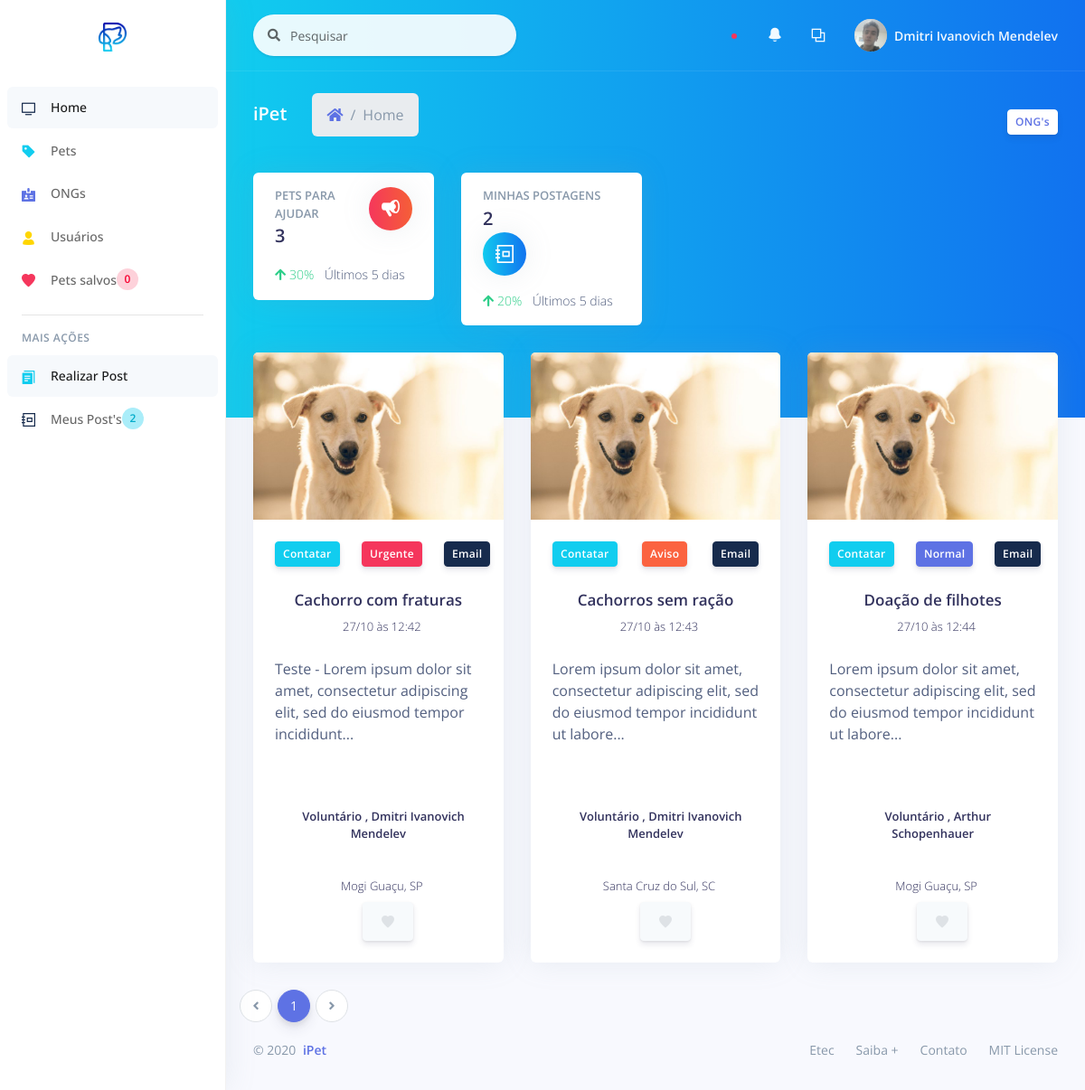
Page /_site/_user/home.php (signed in) on the committed database.
### tables this page shows
CREATE TABLE `post` (
  `id_post` int(11) NOT NULL,
  `id_author` varchar(11) NOT NULL,
  `cpf_author` varchar(20) NOT NULL,
  `ranking_author` int(11) NOT NULL,
  `author` varchar(100) NOT NULL,
  `city_author` varchar(100) NOT NULL,
  `uf` varchar(2) NOT NULL,
  `title` varchar(100) NOT NULL,
  `text` text NOT NULL,
  `telephone` varchar(30) NOT NULL,
  `email` varchar(100) NOT NULL,
  `instagram` varchar(100) DEFAULT NULL,
  `type` int(11) NOT NULL,
  `created_at` varchar(20) NOT NULL,
  `image` varchar(100) NOT NULL,
  `image_author` varchar(100) NOT NULL
);

### _site/_user/components/init.php (the view, shortened to what this page needs)
          <?php
            $num_page_itens = 6;
            $page = (isset($_GET['page']))? $_GET['page'] : 1;
            $sql_num_post = "SELECT * FROM post";
            $res_num_post = mysqli_query($con, $sql_num_post);
            $init = ($num_page_itens*$page)-$num_page_itens;
            $sql_post = "SELECT * FROM post ORDER BY type DESC LIMIT $init, $num_page_itens";
            $res_post = mysqli_query($con, $sql_post);
            $array_post = mysqli_fetch_assoc($res_post);
            $quanty_posts = mysqli_num_rows($res_num_post);
            $num_pages = ceil($quanty_posts/$num_page_itens);
          ?>
<div class="row">
<?php
  if($quanty_posts):
  do{
?>
  <div class="col-xl-4 order-xl-2">
    <div class="card card-profile">
      <img src="<?= PUBLICO . 'img/posts/' . $array_post['image']; ?>" alt="Imagem de perfil" class="card-img-top">
      <div class="card-header text-center border-0 pt-8 pt-md-4 pb-0 pb-md-4">
        <div class="d-flex justify-content-between">
          <button type="button" data-toggle="modal" class="btn btn-sm btn-info  mr-4" data-target="#modalContatar<?= $array_post['id_post']; ?>">Contatar</button>
          <button type="button" data-toggle="modal" class="btn btn-sm btn-<?php
            if($array_post['type'] == 3){
              echo "danger";
            } elseif ($array_post['type'] == 2) {
              echo "warning";
            } else{
              echo "primary";
            }
          ?>  mr-4" data-target="<?php
          if($array_post['type'] == 3){
            echo "#modal-notification-danger" . $array_post['id_post'];
          } elseif ($array_post['type'] == 2) {
            echo "#modal-notification-warning" . $array_post['id_post'];
          } else{
            echo "#modal-notification-primary" . $array_post['id_post'];
          }
        ?>
          ">
          <?php
            if($array_post['type'] == 3){
              echo "Urgente";
            } elseif ($array_post['type'] == 2) {
              echo "Aviso";
            } else{
              echo "Normal";
            }
          ?>
          </button>
          <button type="button" data-toggle="modal" class="btn btn-sm btn-default float-right" data-target="#modalEmail<?= $array_post['id_post']; ?>">Email</button>
        </div>
      </div>
      <div class="card-body pt-0">
        <div class="text-center">
          <h5 class="h3">
            <?= $array_post['title']; ?>
          </h5>
          <div class="h5 font-weight-300">
          <?php
          $date = date_create($array_post['created_at']);
          ?>
            <i class="ni location_pin mr-2"></i><?= date_format($date, 'd/m') . " às " . date_format($date, 'H:i') ?>
          </div>
        </div>
        <div class="row">
          <div class="col">
            <div class="card-profile-stats d-flex">
            <?php
            $string = strip_tags($array_post['text']);
            if (strlen($string) > 100) {
                $stringCut = substr($string, 0, 100);
                $endPoint = strrpos($stringCut, ' ');
                $string = $endPoint? substr($stringCut, 0, $endPoint) : substr($stringCut, 0);
                $string .= '...';
            }
            echo $string;
            ?>
            </div>
          </div>
        </div>
        <div class="row">
          <div class="col">
            <div class="card-profile-stats d-flex justify-content-center">
            <div class="h5 mt-4">
              <?php
              if($array_post['ranking_author'] == 1){
                echo "Voluntário";
              } elseif ($array_post['ranking_author'] == 2) {
                echo "ONG";
              } elseif ($array_post['ranking_author'] == 3) {
                echo "Administrador";
              } else {
                echo "Oops, ocorreu um erro...";
              }
            ?> , <?= $array_post['author']; ?>
            </div>
            </div>
          </div>
        </div>
        <div>
            <div class="text-center">
            <div class="h5 font-weight-300">
              <i class="ni location_pin mr-2"></i><?= $array_post['city_author'] . ", " . $array_post['uf']; ?>
            </div>
            </div>
          </div>
        <div class="row justify-content-center">
          <div class="col col-lg-3 order-lg-2">
            <button class="btn btn-icon btn-secondary" type="button">
             <span class="btn-inner--icon">
                <?= "<a href='" . BASE . "_site/_user/edit/edit_fav_set.php?id=" . $array_post['id_post'] . "' ><span class='btn-inner--icon'><i class='ni ni-favourite-28' style='color: #dee2e6;'></i></span></a>";?>
              </span>
            </button>
          </div>
        </div>
      </div>
    </div>
  </div>
<?php
  } while($array_post = mysqli_fetch_assoc($res_post));
?>
</div>
<div class="row">
<nav aria-label="...">
              <ul class="pagination">
                <li class="page-item">
                  <a class="page-link" href="home.php?page=<?php if($page==1){ echo 1;}else{echo $page-1;};?>" tabindex="-1">
                    <i class="fa fa-angle-left"></i>
                  </a>
                </li>
                <?php
                  for($i=1;$i<$num_pages+1;$i++){
                    $current = "";
                    if($page == $i){
                      $current = "active";
                    }
                ?>
                <li class="page-item <?= $current; ?>"><a class="page-link" href="home.php?page=<?= $i; ?>"><?= $i; ?></a></li>
                <?php }?>
                <li class="page-item">
                  <a class="page-link" href="home.php?page=<?php if($page<$num_pages){ echo $page+1;}else{echo $page;};?>">
                    <i class="fa fa-angle-right"></i>
                  </a>
                </li>
              </ul>
        </nav>
</div>
<?php endif; ?>

### rows in the picture
post: image (picture), type "Urgente", title "Cachorro com fraturas", created_at "27/10", created_at "12:42", text "Teste - Lorem ipsum dolor sit amet, consectetur adipiscing elit, sed do eiusmod tempor incididunt...", ranking_author "Voluntário", author "Dmitri Ivanovich Mendelev", city_author "Mogi Guaçu", uf "SP"
post: image (picture), type "Aviso", title "Cachorros sem ração", created_at "27/10", created_at "12:43", text "Lorem ipsum dolor sit amet, consectetur adipiscing elit, sed do eiusmod tempor incididunt ut labore...", ranking_author "Voluntário", author "Dmitri Ivanovich Mendelev", city_author "Santa Cruz do Sul", uf "SC"
post: image (picture), type "Normal", title "Doação de filhotes", created_at "27/10", created_at "12:44", text "Lorem ipsum dolor sit amet, consectetur adipiscing elit, sed do eiusmod tempor incididunt ut labore...", ranking_author "Voluntário", author "Arthur Schopenhauer", city_author "Mogi Guaçu", uf "SP"

### other values in the picture
$count_favorite "0"
$count_post "2"
$_SESSION['name'] "Dmitri Ivanovich Mendelev"
$count_global_post "3"
